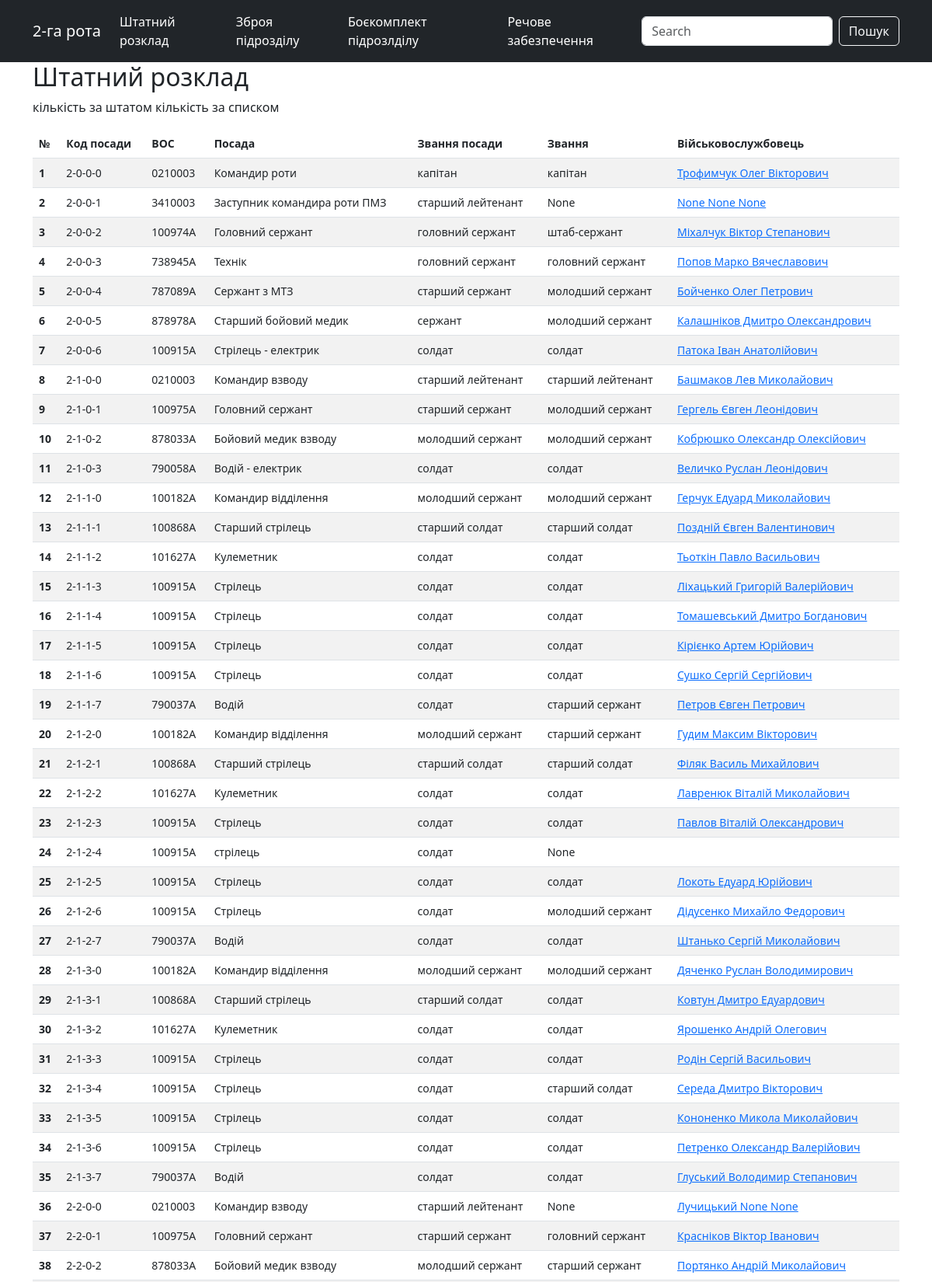
The app's page /index/staff/ (upper part) with its own data.
### evening/models.py (models this page shows, shortened)
class Staff(models.Model):
    slug = models.SlugField(max_length=50, unique=True,
                            verbose_name="Код посади")
    position_name = models.CharField(max_length=50, verbose_name="Посада")
    mil_prof = models.CharField(max_length=50, verbose_name="ВОС")
    position_rank = models.CharField(
        max_length=50, verbose_name="Звання посади")
    soldier = models.OneToOneField(
        "Soldiers", on_delete=models.SET_NULL, null=True, blank=True,
        related_name='staff', verbose_name="Військовослужбовець"
    )
    class Meta:
        verbose_name = 'Штатний розклад'
        ordering = ('slug',)
    def get_absolute_url(self):
        return reverse("staff-detail", args=[str(self.soldier_id)])

class Soldiers(models.Model):
    surname = models.CharField(
        max_length=50, blank=True, null=True, verbose_name="Фамілія")
    name = models.CharField(max_length=50, blank=True,
                            null=True, verbose_name="Імʼя")
    fathers_name = models.CharField(
        max_length=50, blank=True, null=True, verbose_name="По батькові")
    callsign = models.CharField(
        max_length=50, blank=True, null=True, verbose_name="Позивний")
    rank = models.ForeignKey(
        "Ranks", on_delete=models.PROTECT, blank=True, null=True, verbose_name="Звання")
    phone = models.CharField(max_length=13, blank=True,
                             null=True, verbose_name="Телефон")
    birth_date = models.DateField(
        blank=True, null=True, default="2000-01-01", verbose_name="Дата народження")
    tax_number = models.CharField(
        max_length=15, unique=True, blank=True, null=True, verbose_name="ІПН")
    blood_type = models.CharField(
        max_length=15, blank=True, null=True, verbose_name="Группа крові")
    addres = models.CharField(
        max_length=255, blank=True, null=True, verbose_name="Адреса")
    complect_center = models.CharField(
        max_length=255, blank=True, null=True, verbose_name="Центр комплектаціі")
    mob_date = models.DateField(
        blank=True, null=True, default="2000-01-01", verbose_name="Дата мобілізаціі")
    children = models.CharField(
        max_length=50, blank=True, null=True, verbose_name="Діти")
    hight_s = models.CharField(
        max_length=50, blank=True, null=True, verbose_name="Зріст")
    size = models.CharField(max_length=50, blank=True,
                            null=True, verbose_name="Розмір")
    boots_s = models.CharField(
        max_length=50, blank=True, null=True, verbose_name="Взуття")
    head_s = models.CharField(
        max_length=50, blank=True, null=True, verbose_name="Головний убор")
    photo = models.ImageField(blank=True, null=True, verbose_name="Фото")
    passport = models.CharField(
        max_length=50, blank=True, null=True, verbose_name="Паспорт")
    def __str__(self):
        return f"{self.surname}  {self.name}  {self.fathers_name}"
    class Meta:
        verbose_name = "Військовослужбовець"
        verbose_name_plural = "Військовослужбовці"

class Ranks(models.Model):
    rank = models.CharField(
        max_length=50,
    )
    def __str__(self):
        return self.rank

### evening/views.py (the view)
# urls.py: path("staff/", StaffList.as_view(), name="staff_list"),
class StaffList(ListView):
    model = Staff
    template_name = "evening/staff_list.html"

### evening/templates/evening/staff_list.html
{% extends "evening/base_generic.html" %}
{% block content %}
<head>
</head>
<div class="container">
    <h2>Штатний розклад </h2>
    <p>кількість за штатом {{soldiers_list.count}} кількість за списком {{cont}} </p>
    <table class="table table-striped">
        <thead class="thead-dark">
            <tr>
                <th scope="col">№</th>
                <th scope="col">Код посади</th>
                <th scope="col">ВОС</th>
                <th scope="col">Посада</th>
                <th scope="col">Звання посади</th>
                <th scope="col">Звання</th>
                <th scope="col">Військовослужбовець</th>
            </tr>
        </thead>
        <tbody>
            {% for i in staff_list %}
            <tr>
                <th scope="row">{{ forloop.counter }}</th>
                <td>{{ i.slug }}</a></td>
                <td>{{ i.mil_prof }}</a></td>
                <td>{{ i.position_name }}</a></td>
                <td>{{ i.position_rank }}</td>
                <td>{{ i.soldier.rank }}</td>
                <td><a href="{{ i.get_absolute_url }}">{{ i.soldier }}</a></td>
            </tr>
            {% endfor %}
        </tbody>
    </table>
</div>
{% endblock %}

### evening/static/css/styles.css (style rules this page uses)
.table { width: 100%; font-size: 14px; margin: 0; padding: 0; }

### records on screen
Staff: slug "2-0-0-0", mil_prof "0210003", position_name "Командир роти", position_rank "капітан", soldier.rank "капітан", soldier "Трофимчук Олег Вікторович"
Staff: slug "2-0-0-1", mil_prof "3410003", position_name "Заступник командира роти ПМЗ", position_rank "старший лейтенант", soldier.rank "None", soldier "None None None"
Staff: slug "2-0-0-2", mil_prof "100974А", position_name "Головний сержант", position_rank "головний сержант", soldier.rank "штаб-сержант", soldier "Міхалчук Віктор Степанович"
Staff: slug "2-0-0-3", mil_prof "738945А", position_name "Технік", position_rank "головний сержант", soldier.rank "головний сержант", soldier "Попов Марко Вячеславович"
Staff: slug "2-0-0-4", mil_prof "787089А", position_name "Сержант з МТЗ", position_rank "старший сержант", soldier.rank "молодший сержант", soldier "Бойченко Олег Петрович"
Staff: slug "2-0-0-5", mil_prof "878978А", position_name "Старший бойовий медик", position_rank "сержант", soldier.rank "молодший сержант", soldier "Калашніков Дмитро Олександрович"
Staff: slug "2-0-0-6", mil_prof "100915А", position_name "Стрілець - електрик", position_rank "солдат", soldier.rank "солдат", soldier "Патока Іван Анатолійович"
Staff: slug "2-1-0-0", mil_prof "0210003", position_name "Командир взводу", position_rank "старший лейтенант", soldier.rank "старший лейтенант", soldier "Башмаков Лев Миколайович"
Staff: slug "2-1-0-1", mil_prof "100975А", position_name "Головний сержант", position_rank "старший сержант", soldier.rank "молодший сержант", soldier "Гергель Євген Леонідович"
Staff: slug "2-1-0-2", mil_prof "878033А", position_name "Бойовий медик взводу", position_rank "молодший сержант", soldier.rank "молодший сержант", soldier "Кобрюшко Олександр Олексійович"
Staff: slug "2-1-0-3", mil_prof "790058А", position_name "Водій - електрик", position_rank "солдат", soldier.rank "солдат", soldier "Величко Руслан Леонідович"
Staff: slug "2-1-1-0", mil_prof "100182А", position_name "Командир відділення", position_rank "молодший сержант", soldier.rank "молодший сержант", soldier "Герчук Едуард Миколайович"
Staff: slug "2-1-1-1", mil_prof "100868А", position_name "Старший стрілець", position_rank "старший солдат", soldier.rank "старший солдат", soldier "Поздній Євген Валентинович"
Staff: slug "2-1-1-2", mil_prof "101627А", position_name "Кулеметник", position_rank "солдат", soldier.rank "солдат", soldier "Тьоткін Павло Васильович"
Staff: slug "2-1-1-3", mil_prof "100915А", position_name "Стрілець", position_rank "солдат", soldier.rank "солдат", soldier "Ліхацький Григорій Валерійович"
Staff: slug "2-1-1-4", mil_prof "100915А", position_name "Стрілець", position_rank "солдат", soldier.rank "солдат", soldier "Томашевський Дмитро Богданович"
Staff: slug "2-1-1-5", mil_prof "100915А", position_name "Стрілець", position_rank "солдат", soldier.rank "солдат", soldier "Кірієнко Артем Юрійович"
Staff: slug "2-1-1-6", mil_prof "100915А", position_name "Стрілець", position_rank "солдат", soldier.rank "солдат", soldier "Сушко Сергій Сергійович"
Staff: slug "2-1-1-7", mil_prof "790037А", position_name "Водій", position_rank "солдат", soldier.rank "старший сержант", soldier "Петров Євген Петрович"
Staff: slug "2-1-2-0", mil_prof "100182А", position_name "Командир відділення", position_rank "молодший сержант", soldier.rank "старший сержант", soldier "Гудим Максим Вікторович"
Staff: slug "2-1-2-1", mil_prof "100868А", position_name "Старший стрілець", position_rank "старший солдат", soldier.rank "старший солдат", soldier "Філяк Василь Михайлович"
Staff: slug "2-1-2-2", mil_prof "101627А", position_name "Кулеметник", position_rank "солдат", soldier.rank "солдат", soldier "Лавренюк Віталій Миколайович"
Staff: slug "2-1-2-3", mil_prof "100915А", position_name "Стрілець", position_rank "солдат", soldier.rank "солдат", soldier "Павлов Віталій Олександрович"
Staff: slug "2-1-2-4", mil_prof "100915А", position_name "стрілець", position_rank "солдат", soldier.rank "None"
Staff: slug "2-1-2-5", mil_prof "100915А", position_name "Стрілець", position_rank "солдат", soldier.rank "солдат", soldier "Локоть Едуард Юрійович"
Staff: slug "2-1-2-6", mil_prof "100915А", position_name "Стрілець", position_rank "солдат", soldier.rank "молодший сержант", soldier "Дідусенко Михайло Федорович"
Staff: slug "2-1-2-7", mil_prof "790037А", position_name "Водій", position_rank "солдат", soldier.rank "солдат", soldier "Штанько Сергій Миколайович"
Staff: slug "2-1-3-0", mil_prof "100182А", position_name "Командир відділення", position_rank "молодший сержант", soldier.rank "молодший сержант", soldier "Дяченко Руслан Володимирович"
Staff: slug "2-1-3-1", mil_prof "100868А", position_name "Старший стрілець", position_rank "старший солдат", soldier.rank "солдат", soldier "Ковтун Дмитро Едуардович"
Staff: slug "2-1-3-2", mil_prof "101627А", position_name "Кулеметник", position_rank "солдат", soldier.rank "солдат", soldier "Ярошенко Андрій Олегович"
Staff: slug "2-1-3-3", mil_prof "100915А", position_name "Стрілець", position_rank "солдат", soldier.rank "солдат", soldier "Родін Сергій Васильович"
Staff: slug "2-1-3-4", mil_prof "100915А", position_name "Стрілець", position_rank "солдат", soldier.rank "старший солдат", soldier "Середа Дмитро Вікторович"
Staff: slug "2-1-3-5", mil_prof "100915А", position_name "Стрілець", position_rank "солдат", soldier.rank "солдат", soldier "Кононенко Микола Миколайович"
Staff: slug "2-1-3-6", mil_prof "100915А", position_name "Стрілець", position_rank "солдат", soldier.rank "солдат", soldier "Петренко Олександр Валерійович"
Staff: slug "2-1-3-7", mil_prof "790037А", position_name "Водій", position_rank "солдат", soldier.rank "солдат", soldier "Глуський Володимир Степанович"
Staff: slug "2-2-0-0", mil_prof "0210003", position_name "Командир взводу", position_rank "старший лейтенант", soldier.rank "None", soldier "Лучицький None None"
Staff: slug "2-2-0-1", mil_prof "100975А", position_name "Головний сержант", position_rank "старший сержант", soldier.rank "головний сержант", soldier "Красніков Віктор Іванович"
Staff: slug "2-2-0-2", mil_prof "878033А", position_name "Бойовий медик взводу", position_rank "молодший сержант", soldier.rank "старший сержант", soldier "Портянко Андрій Миколайович"
